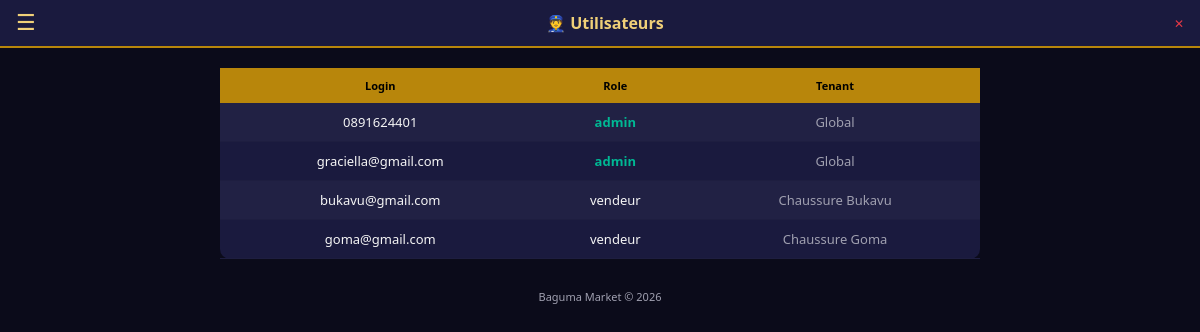
The app's page /utilisateurs (signed in) with its own data.
### tables this page shows
CREATE TABLE utilisateurs (
        id INTEGER PRIMARY KEY AUTOINCREMENT,
        login TEXT UNIQUE, code TEXT, tenant_id INTEGER DEFAULT 0, role TEXT DEFAULT 'vendeur');

CREATE TABLE tenants (
        id INTEGER PRIMARY KEY AUTOINCREMENT,
        nom TEXT UNIQUE NOT NULL,
        actif INTEGER DEFAULT 1,
        date_creation TEXT
    , localisation TEXT DEFAULT '', type_commerce TEXT DEFAULT 'Chaussures');

### web.py (the view)
@app.route("/utilisateurs")
@login_required
def utilisateurs():
    if not is_admin():
        return redirect(url_for("dashboard"))
    conn = get_db()
    c = conn.cursor()
    c.execute("""SELECT u.id, u.login, u.role, u.tenant_id, t.nom
        FROM utilisateurs u LEFT JOIN tenants t ON u.tenant_id=t.id ORDER BY u.id""")
    users = c.fetchall()
    c.execute("SELECT id, nom FROM tenants WHERE actif=1 ORDER BY id")
    tenants = c.fetchall()
    conn.close()
    return render_template("utilisateurs.html", users=users, tenants=tenants)

### web.py (called while the page is built)
def get_db():
    conn = sqlite3.connect(DB)
    conn.row_factory = sqlite3.Row
    return conn

def login_required(f):
    from functools import wraps
    @wraps(f)
    def decorated(*args, **kwargs):
        if "user_id" not in session:
            return redirect(url_for("login"))
        return f(*args, **kwargs)
    return decorated

def is_admin():
    return session.get("tenant_id", 0) == 0 and session.get("role") == "admin"

def get_effective_tid():
    if is_admin():
        return session.get("view_tenant")
    return session.get("tenant_id")

@app.context_processor
def inject_tenant():
    slug = session.get("tenant_slug")
    tid = session.get("tenant_id", 0)
    unread = 0
    if "user_id" in session:
        try:
            conn = get_db()
            c = conn.cursor()
            etid = get_effective_tid()
            if etid is not None:
                c.execute("SELECT COUNT(*) FROM notifications WHERE is_read=0 AND tenant_id=?", (etid,))
            else:
                c.execute("SELECT COUNT(*) FROM notifications WHERE is_read=0")
            unread = c.fetchone()[0]
            conn.close()
        except Exception:
            unread = 0
    return {
        "tenant_slug": slug,
        "tenant_name": TENANT_NAMES.get(tid, "Admin Global"),
        "is_global_admin": tid == 0 and session.get("role") == "admin",
        "unread_notifs": unread,
    }

### templates/utilisateurs.html (shortened to what this page needs)
{% extends "base.html" %}
{% block body %}
<div class="topbar"><button class="menu-btn" onclick="toggleNav()">☰</button><h1>👮 Utilisateurs</h1><a href="/logout" style="color:var(--red);font-size:12px">✕</a></div>
<div class="container">
<div class="card" style="padding:0"><div class="table-scroll">
<table>
<tr><th>Login</th><th>Role</th><th>Tenant</th></tr>
{% for u in users %}
<tr>
<td>{{u.login}}</td>
<td class="{{'tag-entree' if u.role=='admin' else ''}}">{{u.role}}</td>
<td style="color:var(--txt2)">{{u.nom or 'Global'}}</td>
</tr>
{% endfor %}
</table></div></div>
<div class="footer">Baguma Market &copy; 2026</div>
</div>{% endblock %}

### templates/base.html (style rules this page uses)
* { margin:0;padding:0;box-sizing:border-box }
:root { --bg:#0b0b1a;--card:#1a1a3e;--gold:#b8860b;--gold2:#f0d078;--green:#00b894;--red:#e63946;--blue:#0984e3;--txt:#f5f5f5;--txt2:#a0a0b0;--hon:#e84393 }
body { font-family:'Segoe UI',Tahoma,sans-serif;background:var(--bg);color:var(--txt);min-height:100vh }
a { color:var(--gold2);text-decoration:none }
.topbar { background:var(--card);padding:10px 16px;display:flex;align-items:center;justify-content:space-between;position:sticky;top:0;z-index:100;border-bottom:2px solid var(--gold) }
.topbar h1 { font-size:16px;color:var(--gold2) }
.topbar .menu-btn { background:none;border:none;color:var(--gold2);font-size:22px;cursor:pointer }
.container { padding:12px;max-width:800px;margin:0 auto }
.card { background:var(--card);border-radius:10px;padding:14px;margin-bottom:10px }
table { width:100%;border-collapse:collapse;font-size:12px }
th { background:var(--gold);color:#000;padding:8px 4px;text-align:center;font-size:11px;position:sticky;top:0 }
td { padding:7px 4px;text-align:center;border-bottom:1px solid #1e1e40 }
tr:nth-child(even) { background:rgba(255,255,255,.03) }
.tag-entree { color:var(--green);font-weight:bold }
.table-scroll { overflow-x:auto;-webkit-overflow-scrolling:touch }
.footer { text-align:center;padding:20px;color:var(--txt2);font-size:11px }
@media (min-width:600px) { .container { padding:20px } }
@media (min-width:600px) { table { font-size:13px } }
@media (min-width:600px) { th,td { padding:10px 8px } }

### records on screen
utilisateurs: login "0891624401", role "admin", nom "Global"
utilisateurs: login "graciella@gmail.com", role "admin", nom "Global"
utilisateurs: login "bukavu@gmail.com", role "vendeur", nom "Chaussure Bukavu"
utilisateurs: login "goma@gmail.com", role "vendeur", nom "Chaussure Goma"
